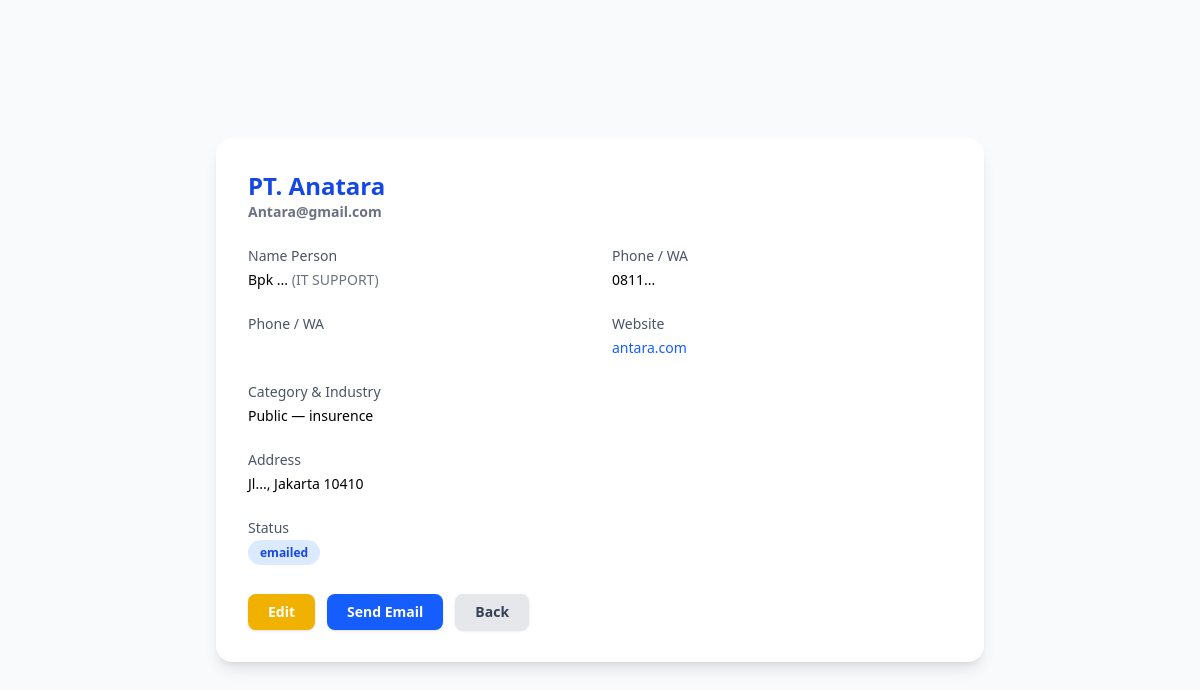
The page /view_contact.php?email=Antara@gmail.com (signed in) on the database its author committed.
### tables this page shows
CREATE TABLE `crm` (
  `company_email` varchar(150) NOT NULL,
  `marketing_id` char(3) NOT NULL,
  `marketing_person_name` varchar(100) DEFAULT NULL,
  `person_email` varchar(150) DEFAULT NULL,
  `company_name` varchar(255) DEFAULT NULL,
  `name_person` varchar(150) DEFAULT NULL,
  `contact_person_position_title` varchar(150) DEFAULT NULL,
  `phone_number` varchar(50) DEFAULT NULL,
  `phone_number2` varchar(50) DEFAULT NULL,
  `company_website` varchar(255) DEFAULT NULL,
  `company_category` varchar(100) DEFAULT NULL,
  `contact_person_position_category` varchar(100) DEFAULT NULL,
  `company_type` varchar(100) DEFAULT NULL,
  `address` text,
  `city` varchar(100) DEFAULT NULL,
  `postcode` varchar(20) DEFAULT NULL,
  `status` enum('input','wa','emailed','contacted','replied','presentation','CLIENT') DEFAULT 'input',
  `created_at` timestamp NOT NULL DEFAULT CURRENT_TIMESTAMP,
  `updated_at` timestamp NOT NULL DEFAULT CURRENT_TIMESTAMP ON UPDATE CURRENT_TIMESTAMP
);

### functions.php (called while the page is built, shortened)
<?php
function h($s) {
    return htmlspecialchars($s, ENT_QUOTES, 'UTF-8');
}
?>

### view_contact.php (the view, shortened to what this page needs)
<?php
require_once 'db.php';
require_once 'functions.php';
$mid = current_marketing_id();
$email = $_GET['email'] ?? '';
$stmt = $pdo->prepare("SELECT * FROM crm WHERE company_email = ? AND marketing_id = ?");
$stmt->execute([$email, $mid]);
$data = $stmt->fetch();
?>
<!doctype html>
<html lang="id">
<head>
  <link href="css/output.css" rel="stylesheet">
</head>
<body class="bg-gray-50 min-h-screen flex items-center justify-center p-6">
  <div class="w-full max-w-3xl bg-white rounded-2xl shadow-lg p-8">
    <h2 class="text-2xl font-bold text-blue-700 mb-6">
      <?=h($data['company_name'])?>
      <span class="block text-sm text-gray-500"><?=h($data['company_email'])?></span>
    </h2>
    <div class="grid grid-cols-1 sm:grid-cols-2 gap-6 text-sm">
      <div>
        <p class="text-gray-600 font-medium">Name Person</p>
        <p class="mt-1"><?=h($data['name_person'])?>
          <span class="text-gray-500">(<?=h($data['contact_person_position_title'])?>)</span>
        </p>
      </div>
      <div>
        <p class="text-gray-600 font-medium">Phone / WA</p>
        <p class="mt-1"><?=h($data['phone_number'])?></p>
      </div>
      <div>
        <p class="text-gray-600 font-medium">Phone / WA</p>
      </div>
      <div>
        <p class="text-gray-600 font-medium">Website</p>
        <p class="mt-1">
          <a href="<?=h($data['company_website'])?>" target="_blank" class="text-blue-600 hover:underline">
            <?=h($data['company_website'])?>
          </a>
        </p>
      </div>
      <div>
        <p class="text-gray-600 font-medium">Category & Industry</p>
        <p class="mt-1"><?=h($data['company_category'])?> — <?=h($data['company_type'])?></p>
      </div>
      <div class="sm:col-span-2">
        <p class="text-gray-600 font-medium">Address</p>
        <p class="mt-1"><?=nl2br(h($data['address']))?>, <?=h($data['city'])?> <?=h($data['postcode'])?></p>
      </div>
      <div>
        <p class="text-gray-600 font-medium">Status</p>
        <p class="mt-1">
          <span class="px-3 py-1 text-xs font-semibold rounded-full
            <?= $data['status']=='CLIENT' ? 'bg-green-100 text-green-700' : 'bg-blue-100 text-blue-700' ?>">
            <?=h($data['status'])?>
          </span>
        </p>
      </div>
    </div>
    <div class="mt-8 flex flex-wrap gap-3">
      <a href="edit_contact.php?email=<?=urlencode($data['company_email'])?>"
         class="bg-yellow-500 hover:bg-yellow-600 text-white px-5 py-2 rounded-lg text-sm font-semibold shadow">
        Edit
      </a>
      <a href="send_email.php?email=<?=urlencode($data['company_email'])?>"
         class="bg-blue-600 hover:bg-blue-700 text-white px-5 py-2 rounded-lg text-sm font-semibold shadow">
        Send Email
      </a>
      <a href="dashboard.php"
         class="bg-gray-200 hover:bg-gray-300 text-gray-700 px-5 py-2 rounded-lg text-sm font-semibold shadow">
        Back
      </a>
    </div>
  </div>
</body>
</html>

### rows shown on the page
crm: company_name "PT. Anatara", company_email "Antara@gmail.com", name_person "Bpk ...", contact_person_position_title "IT SUPPORT", phone_number "0811...", company_website "antara.com", company_category "Public", company_type "insurence", address "Jl...", city "Jakarta", postcode "10410", status "emailed"
